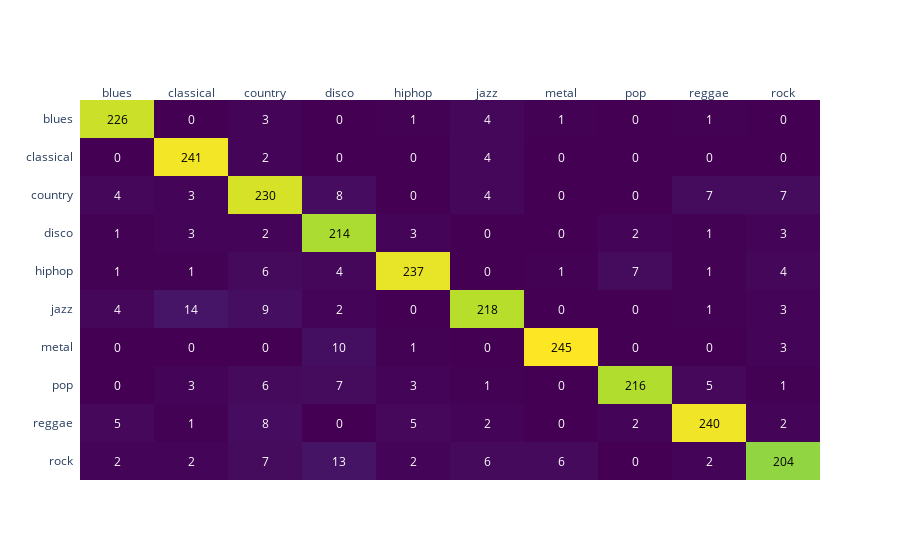

Notebook code for this chart:
### Code cell
columns = list(df_out['label'].unique())
fig = ff.create_annotated_heatmap(confusion_matrix(y_test, y_pred), x=columns, y=columns, colorscale='viridis')
fig['layout']['yaxis']['autorange'] = "reversed"
fig.show()

### Figure 1 — Plotly figure (JSON) as saved in the notebook; plotly's stock layout.template omitted (floating-point values rounded to 4 significant figures)
{"data": [{"colorscale": [[0, "#440154"], [0.1111, "#482878"], [0.2222, "#3e4989"], [0.3333, "#31688e"], [0.4444, "#26828e"], [0.5556, "#1f9e89"], [0.6667, "#35b779"], [0.7778, "#6ece58"], [0.8889, "#b5de2b"], [1, "#fde725"]], "reversescale": false, "showscale": false, "type": "heatmap", "x": ["blues", "classical", "country", "disco", "hiphop", "jazz", "metal", "pop", "reggae", "rock"], "y": ["blues", "classical", "country", "disco", "hiphop", "jazz", "metal", "pop", "reggae", "rock"], "z": [[226, 0, 3, 0, 1, 4, 1, 0, 1, 0], [0, 241, 2, 0, 0, 4, 0, 0, 0, 0], [4, 3, 230, 8, 0, 4, 0, 0, 7, 7], [1, 3, 2, 214, 3, 0, 0, 2, 1, 3], [1, 1, 6, 4, 237, 0, 1, 7, 1, 4], [4, 14, 9, 2, 0, 218, 0, 0, 1, 3], [0, 0, 0, 10, 1, 0, 245, 0, 0, 3], [0, 3, 6, 7, 3, 1, 0, 216, 5, 1], [5, 1, 8, 0, 5, 2, 0, 2, 240, 2], [2, 2, 7, 13, 2, 6, 6, 0, 2, 204]]}], "layout": {"annotations": [{"font": {"color": "#000000"}, "showarrow": false, "text": "226", "x": "blues", "xref": "x", "y": "blues", "yref": "y"}, {"font": {"color": "#FFFFFF"}, "showarrow": false, "text": "0", "x": "classical", "xref": "x", "y": "blues", "yref": "y"}, {"font": {"color": "#FFFFFF"}, "showarrow": false, "text": "3", "x": "country", "xref": "x", "y": "blues", "yref": "y"}, {"font": {"color": "#FFFFFF"}, "showarrow": false, "text": "0", "x": "disco", "xref": "x", "y": "blues", "yref": "y"}, {"font": {"color": "#FFFFFF"}, "showarrow": false, "text": "1", "x": "hiphop", "xref": "x", "y": "blues", "yref": "y"}, {"font": {"color": "#FFFFFF"}, "showarrow": false, "text": "4", "x": "jazz", "xref": "x", "y": "blues", "yref": "y"}, {"font": {"color": "#FFFFFF"}, "showarrow": false, "text": "1", "x": "metal", "xref": "x", "y": "blues", "yref": "y"}, {"font": {"color": "#FFFFFF"}, "showarrow": false, "text": "0", "x": "pop", "xref": "x", "y": "blues", "yref": "y"}, {"font": {"color": "#FFFFFF"}, "showarrow": false, "text": "1", "x": "reggae", "xref": "x", "y": "blues", "yref": "y"}, {"font": {"color": "#FFFFFF"}, "showarrow": false, "text": "0", "x": "rock", "xref": "x", "y": "blues", "yref": "y"}, {"font": {"color": "#FFFFFF"}, "showarrow": false, "text": "0", "x": "blues", "xref": "x", "y": "classical", "yref": "y"}, {"font": {"color": "#000000"}, "showarrow": false, "text": "241", "x": "classical", "xref": "x", "y": "classical", "yref": "y"}, {"font": {"color": "#FFFFFF"}, "showarrow": false, "text": "2", "x": "country", "xref": "x", "y": "classical", "yref": "y"}, {"font": {"color": "#FFFFFF"}, "showarrow": false, "text": "0", "x": "disco", "xref": "x", "y": "classical", "yref": "y"}, {"font": {"color": "#FFFFFF"}, "showarrow": false, "text": "0", "x": "hiphop", "xref": "x", "y": "classical", "yref": "y"}, {"font": {"color": "#FFFFFF"}, "showarrow": false, "text": "4", "x": "jazz", "xref": "x", "y": "classical", "yref": "y"}, {"font": {"color": "#FFFFFF"}, "showarrow": false, "text": "0", "x": "metal", "xref": "x", "y": "classical", "yref": "y"}, {"font": {"color": "#FFFFFF"}, "showarrow": false, "text": "0", "x": "pop", "xref": "x", "y": "classical", "yref": "y"}, {"font": {"color": "#FFFFFF"}, "showarrow": false, "text": "0", "x": "reggae", "xref": "x", "y": "classical", "yref": "y"}, {"font": {"color": "#FFFFFF"}, "showarrow": false, "text": "0", "x": "rock", "xref": "x", "y": "classical", "yref": "y"}, {"font": {"color": "#FFFFFF"}, "showarrow": false, "text": "4", "x": "blues", "xref": "x", "y": "country", "yref": "y"}, {"font": {"color": "#FFFFFF"}, "showarrow": false, "text": "3", "x": "classical", "xref": "x", "y": "country", "yref": "y"}, {"font": {"color": "#000000"}, "showarrow": false, "text": "230", "x": "country", "xref": "x", "y": "country", "yref": "y"}, {"font": {"color": "#FFFFFF"}, "showarrow": false, "text": "8", "x": "disco", "xref": "x", "y": "country", "yref": "y"}, {"font": {"color": "#FFFFFF"}, "showarrow": false, "text": "0", "x": "hiphop", "xref": "x", "y": "country", "yref": "y"}, {"font": {"color": "#FFFFFF"}, "showarrow": false, "text": "4", "x": "jazz", "xref": "x", "y": "country", "yref": "y"}, {"font": {"color": "#FFFFFF"}, "showarrow": false, "text": "0", "x": "metal", "xref": "x", "y": "country", "yref": "y"}, {"font": {"color": "#FFFFFF"}, "showarrow": false, "text": "0", "x": "pop", "xref": "x", "y": "country", "yref": "y"}, {"font": {"color": "#FFFFFF"}, "showarrow": false, "text": "7", "x": "reggae", "xref": "x", "y": "country", "yref": "y"}, {"font": {"color": "#FFFFFF"}, "showarrow": false, "text": "7", "x": "rock", "xref": "x", "y": "country", "yref": "y"}, {"font": {"color": "#FFFFFF"}, "showarrow": false, "text": "1", "x": "blues", "xref": "x", "y": "disco", "yref": "y"}, {"font": {"color": "#FFFFFF"}, "showarrow": false, "text": "3", "x": "classical", "xref": "x", "y": "disco", "yref": "y"}, {"font": {"color": "#FFFFFF"}, "showarrow": false, "text": "2", "x": "country", "xref": "x", "y": "disco", "yref": "y"}, {"font": {"color": "#000000"}, "showarrow": false, "text": "214", "x": "disco", "xref": "x", "y": "disco", "yref": "y"}, {"font": {"color": "#FFFFFF"}, "showarrow": false, "text": "3", "x": "hiphop", "xref": "x", "y": "disco", "yref": "y"}, {"font": {"color": "#FFFFFF"}, "showarrow": false, "text": "0", "x": "jazz", "xref": "x", "y": "disco", "yref": "y"}, {"font": {"color": "#FFFFFF"}, "showarrow": false, "text": "0", "x": "metal", "xref": "x", "y": "disco", "yref": "y"}, {"font": {"color": "#FFFFFF"}, "showarrow": false, "text": "2", "x": "pop", "xref": "x", "y": "disco", "yref": "y"}, {"font": {"color": "#FFFFFF"}, "showarrow": false, "text": "1", "x": "reggae", "xref": "x", "y": "disco", "yref": "y"}, {"font": {"color": "#FFFFFF"}, "showarrow": false, "text": "3", "x": "rock", "xref": "x", "y": "disco", "yref": "y"}, {"font": {"color": "#FFFFFF"}, "showarrow": false, "text": "1", "x": "blues", "xref": "x", "y": "hiphop", "yref": "y"}, {"font": {"color": "#FFFFFF"}, "showarrow": false, "text": "1", "x": "classical", "xref": "x", "y": "hiphop", "yref": "y"}, {"font": {"color": "#FFFFFF"}, "showarrow": false, "text": "6", "x": "country", "xref": "x", "y": "hiphop", "yref": "y"}, {"font": {"color": "#FFFFFF"}, "showarrow": false, "text": "4", "x": "disco", "xref": "x", "y": "hiphop", "yref": "y"}, {"font": {"color": "#000000"}, "showarrow": false, "text": "237", "x": "hiphop", "xref": "x", "y": "hiphop", "yref": "y"}, {"font": {"color": "#FFFFFF"}, "showarrow": false, "text": "0", "x": "jazz", "xref": "x", "y": "hiphop", "yref": "y"}, {"font": {"color": "#FFFFFF"}, "showarrow": false, "text": "1", "x": "metal", "xref": "x", "y": "hiphop", "yref": "y"}, {"font": {"color": "#FFFFFF"}, "showarrow": false, "text": "7", "x": "pop", "xref": "x", "y": "hiphop", "yref": "y"}, {"font": {"color": "#FFFFFF"}, "showarrow": false, "text": "1", "x": "reggae", "xref": "x", "y": "hiphop", "yref": "y"}, {"font": {"color": "#FFFFFF"}, "showarrow": false, "text": "4", "x": "rock", "xref": "x", "y": "hiphop", "yref": "y"}, {"font": {"color": "#FFFFFF"}, "showarrow": false, "text": "4", "x": "blues", "xref": "x", "y": "jazz", "yref": "y"}, {"font": {"color": "#FFFFFF"}, "showarrow": false, "text": "14", "x": "classical", "xref": "x", "y": "jazz", "yref": "y"}, {"font": {"color": "#FFFFFF"}, "showarrow": false, "text": "9", "x": "country", "xref": "x", "y": "jazz", "yref": "y"}, {"font": {"color": "#FFFFFF"}, "showarrow": false, "text": "2", "x": "disco", "xref": "x", "y": "jazz", "yref": "y"}, {"font": {"color": "#FFFFFF"}, "showarrow": false, "text": "0", "x": "hiphop", "xref": "x", "y": "jazz", "yref": "y"}, {"font": {"color": "#000000"}, "showarrow": false, "text": "218", "x": "jazz", "xref": "x", "y": "jazz", "yref": "y"}, {"font": {"color": "#FFFFFF"}, "showarrow": false, "text": "0", "x": "metal", "xref": "x", "y": "jazz", "yref": "y"}, {"font": {"color": "#FFFFFF"}, "showarrow": false, "text": "0", "x": "pop", "xref": "x", "y": "jazz", "yref": "y"}, {"font": {"color": "#FFFFFF"}, "showarrow": false, "text": "1", "x": "reggae", "xref": "x", "y": "jazz", "yref": "y"}, {"font": {"color": "#FFFFFF"}, "showarrow": false, "text": "3", "x": "rock", "xref": "x", "y": "jazz", "yref": "y"}, {"font": {"color": "#FFFFFF"}, "showarrow": false, "text": "0", "x": "blues", "xref": "x", "y": "metal", "yref": "y"}, {"font": {"color": "#FFFFFF"}, "showarrow": false, "text": "0", "x": "classical", "xref": "x", "y": "metal", "yref": "y"}, {"font": {"color": "#FFFFFF"}, "showarrow": false, "text": "0", "x": "country", "xref": "x", "y": "metal", "yref": "y"}, {"font": {"color": "#FFFFFF"}, "showarrow": false, "text": "10", "x": "disco", "xref": "x", "y": "metal", "yref": "y"}, {"font": {"color": "#FFFFFF"}, "showarrow": false, "text": "1", "x": "hiphop", "xref": "x", "y": "metal", "yref": "y"}, {"font": {"color": "#FFFFFF"}, "showarrow": false, "text": "0", "x": "jazz", "xref": "x", "y": "metal", "yref": "y"}, {"font": {"color": "#000000"}, "showarrow": false, "text": "245", "x": "metal", "xref": "x", "y": "metal", "yref": "y"}, {"font": {"color": "#FFFFFF"}, "showarrow": false, "text": "0", "x": "pop", "xref": "x", "y": "metal", "yref": "y"}, {"font": {"color": "#FFFFFF"}, "showarrow": false, "text": "0", "x": "reggae", "xref": "x", "y": "metal", "yref": "y"}, {"font": {"color": "#FFFFFF"}, "showarrow": false, "text": "3", "x": "rock", "xref": "x", "y": "metal", "yref": "y"}, {"font": {"color": "#FFFFFF"}, "showarrow": false, "text": "0", "x": "blues", "xref": "x", "y": "pop", "yref": "y"}, {"font": {"color": "#FFFFFF"}, "showarrow": false, "text": "3", "x": "classical", "xref": "x", "y": "pop", "yref": "y"}, {"font": {"color": "#FFFFFF"}, "showarrow": false, "text": "6", "x": "country", "xref": "x", "y": "pop", "yref": "y"}, {"font": {"color": "#FFFFFF"}, "showarrow": false, "text": "7", "x": "disco", "xref": "x", "y": "pop", "yref": "y"}, {"font": {"color": "#FFFFFF"}, "showarrow": false, "text": "3", "x": "hiphop", "xref": "x", "y": "pop", "yref": "y"}, {"font": {"color": "#FFFFFF"}, "showarrow": false, "text": "1", "x": "jazz", "xref": "x", "y": "pop", "yref": "y"}, {"font": {"color": "#FFFFFF"}, "showarrow": false, "text": "0", "x": "metal", "xref": "x", "y": "pop", "yref": "y"}, {"font": {"color": "#000000"}, "showarrow": false, "text": "216", "x": "pop", "xref": "x", "y": "pop", "yref": "y"}, {"font": {"color": "#FFFFFF"}, "showarrow": false, "text": "5", "x": "reggae", "xref": "x", "y": "pop", "yref": "y"}, {"font": {"color": "#FFFFFF"}, "showarrow": false, "text": "1", "x": "rock", "xref": "x", "y": "pop", "yref": "y"}, {"font": {"color": "#FFFFFF"}, "showarrow": false, "text": "5", "x": "blues", "xref": "x", "y": "reggae", "yref": "y"}, {"font": {"color": "#FFFFFF"}, "showarrow": false, "text": "1", "x": "classical", "xref": "x", "y": "reggae", "yref": "y"}, {"font": {"color": "#FFFFFF"}, "showarrow": false, "text": "8", "x": "country", "xref": "x", "y": "reggae", "yref": "y"}, {"font": {"color": "#FFFFFF"}, "showarrow": false, "text": "0", "x": "disco", "xref": "x", "y": "reggae", "yref": "y"}, {"font": {"color": "#FFFFFF"}, "showarrow": false, "text": "5", "x": "hiphop", "xref": "x", "y": "reggae", "yref": "y"}, {"font": {"color": "#FFFFFF"}, "showarrow": false, "text": "2", "x": "jazz", "xref": "x", "y": "reggae", "yref": "y"}, {"font": {"color": "#FFFFFF"}, "showarrow": false, "text": "0", "x": "metal", "xref": "x", "y": "reggae", "yref": "y"}, {"font": {"color": "#FFFFFF"}, "showarrow": false, "text": "2", "x": "pop", "xref": "x", "y": "reggae", "yref": "y"}, {"font": {"color": "#000000"}, "showarrow": false, "text": "240", "x": "reggae", "xref": "x", "y": "reggae", "yref": "y"}, {"font": {"color": "#FFFFFF"}, "showarrow": false, "text": "2", "x": "rock", "xref": "x", "y": "reggae", "yref": "y"}, {"font": {"color": "#FFFFFF"}, "showarrow": false, "text": "2", "x": "blues", "xref": "x", "y": "rock", "yref": "y"}, {"font": {"color": "#FFFFFF"}, "showarrow": false, "text": "2", "x": "classical", "xref": "x", "y": "rock", "yref": "y"}, {"font": {"color": "#FFFFFF"}, "showarrow": false, "text": "7", "x": "country", "xref": "x", "y": "rock", "yref": "y"}, {"font": {"color": "#FFFFFF"}, "showarrow": false, "text": "13", "x": "disco", "xref": "x", "y": "rock", "yref": "y"}, {"font": {"color": "#FFFFFF"}, "showarrow": false, "text": "2", "x": "hiphop", "xref": "x", "y": "rock", "yref": "y"}, {"font": {"color": "#FFFFFF"}, "showarrow": false, "text": "6", "x": "jazz", "xref": "x", "y": "rock", "yref": "y"}, {"font": {"color": "#FFFFFF"}, "showarrow": false, "text": "6", "x": "metal", "xref": "x", "y": "rock", "yref": "y"}, {"font": {"color": "#FFFFFF"}, "showarrow": false, "text": "0", "x": "pop", "xref": "x", "y": "rock", "yref": "y"}, {"font": {"color": "#FFFFFF"}, "showarrow": false, "text": "2", "x": "reggae", "xref": "x", "y": "rock", "yref": "y"}, {"font": {"color": "#000000"}, "showarrow": false, "text": "204", "x": "rock", "xref": "x", "y": "rock", "yref": "y"}], "xaxis": {"dtick": 1, "gridcolor": "rgb(0, 0, 0)", "side": "top", "ticks": ""}, "yaxis": {"autorange": "reversed", "dtick": 1, "ticks": "", "ticksuffix": "  "}}}
